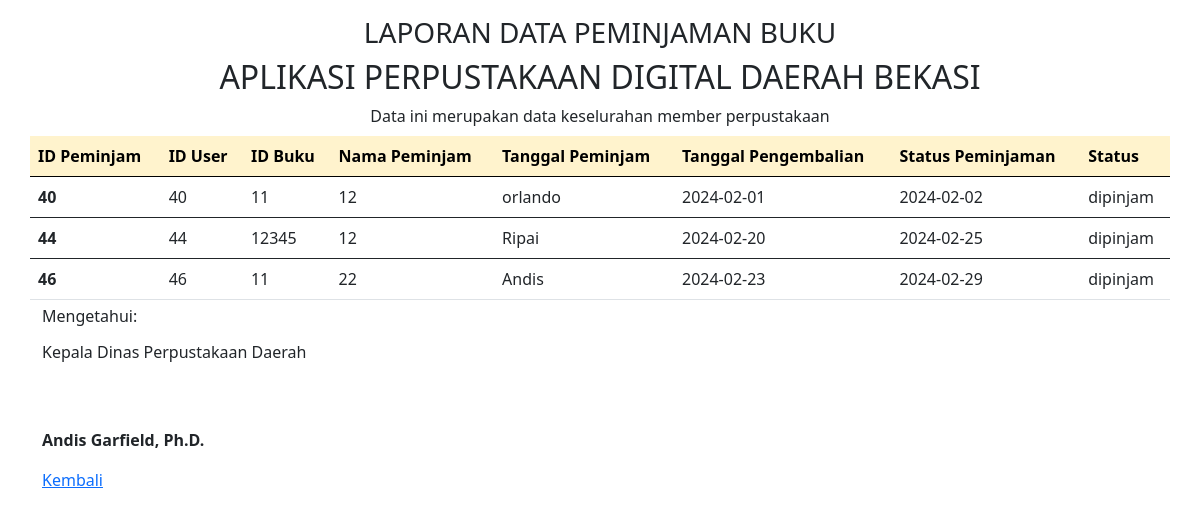
The page /admin/data/laporan_dp.php on the database its author committed.
### tables this page shows
CREATE TABLE `peminjaman` (
  `IDpeminjaman` int(11) NOT NULL,
  `IDuser` int(11) NOT NULL,
  `IDbuku` int(11) NOT NULL,
  `nama` varchar(255) NOT NULL,
  `tgl_peminjaman` date NOT NULL,
  `tgl_pengembalian` date NOT NULL,
  `status_peminjaman` enum('proses','dipinjam','dikembalikan') NOT NULL
);

### admin/data/laporan_dp.php (the view, shortened to what this page needs)
<!doctype html>
<html lang="en">
  <head>
 <link rel="stylesheet" href="../../bts/css/bootstrap.min.css">
      </head>
  <body>
    <div class="container">
        <div class="row">
            <div class="col text-center mt-3">
                <h3>LAPORAN DATA PEMINJAMAN BUKU </h3>
                <h2>APLIKASI PERPUSTAKAAN DIGITAL DAERAH BEKASI</h2>
                <span>Data ini merupakan data keselurahan member perpustakaan</span>
            </div>
        </div>
        <div class="row">
        <table class="table my-2">
      <thead class="table  table-warning">
        <tr>
          <th scope="col">ID Peminjam</th>
          <th scope="col">ID User</th>
          <th scope="col">ID Buku</th>
          <th scope="col">Nama Peminjam</th>
          <th scope="col">Tanggal Peminjam</th>
          <th scope="col">Tanggal Pengembalian</th>
          <th scope="col">Status Peminjaman</th>
          <th scope="col">Status</th>
        </tr>
      </thead>
      <?php
         include '../../koneksi/koneksi.php';
         $data = mysqli_query($koneksi, "SELECT * FROM peminjaman");
         while ($d = mysqli_fetch_array($data)) {
      ?>
      <tbody>
        <tr>
          <th scope="row"><?php echo $d['IDpeminjaman'];?></th>
          <td><?php echo $d['IDpeminjaman'];?></td>
          <td><?php echo $d['IDuser'];?></td>
          <td><?php echo $d['IDbuku'];?></td>
          <td><?php echo $d['nama'];?></td>
          <td><?php echo $d['tgl_peminjaman'];?></td>
          <td><?php echo $d['tgl_pengembalian'];?></td>
          <td><?php echo $d['status_peminjaman'];?></td>
        </tr>
      </tbody>
      <?php
         }
      ?>
    </table>
        </div>
        <div class="row">
            <div class="col">
                <p style="line-height: 1rem;">Mengetahui:</p>
                <p class="">Kepala Dinas Perpustakaan Daerah</p>
                <p class="" style="margin-top: 4rem;"><b>Andis Garfield, Ph.D. </b></p>
            </div>
        </div>
        <div class="row">
            <a href="../laporan.php">Kembali</a>
        </div>
    </div>
  </body>
</html>

### rows shown on the page
peminjaman: IDpeminjaman "40", IDuser "11", IDbuku "12", nama "orlando", tgl_peminjaman "2024-02-01", tgl_pengembalian "2024-02-02", status_peminjaman "dipinjam"
peminjaman: IDpeminjaman "44", IDuser "12345", IDbuku "12", nama "Ripai", tgl_peminjaman "2024-02-20", tgl_pengembalian "2024-02-25", status_peminjaman "dipinjam"
peminjaman: IDpeminjaman "46", IDuser "11", IDbuku "22", nama "Andis", tgl_peminjaman "2024-02-23", tgl_pengembalian "2024-02-29", status_peminjaman "dipinjam"
